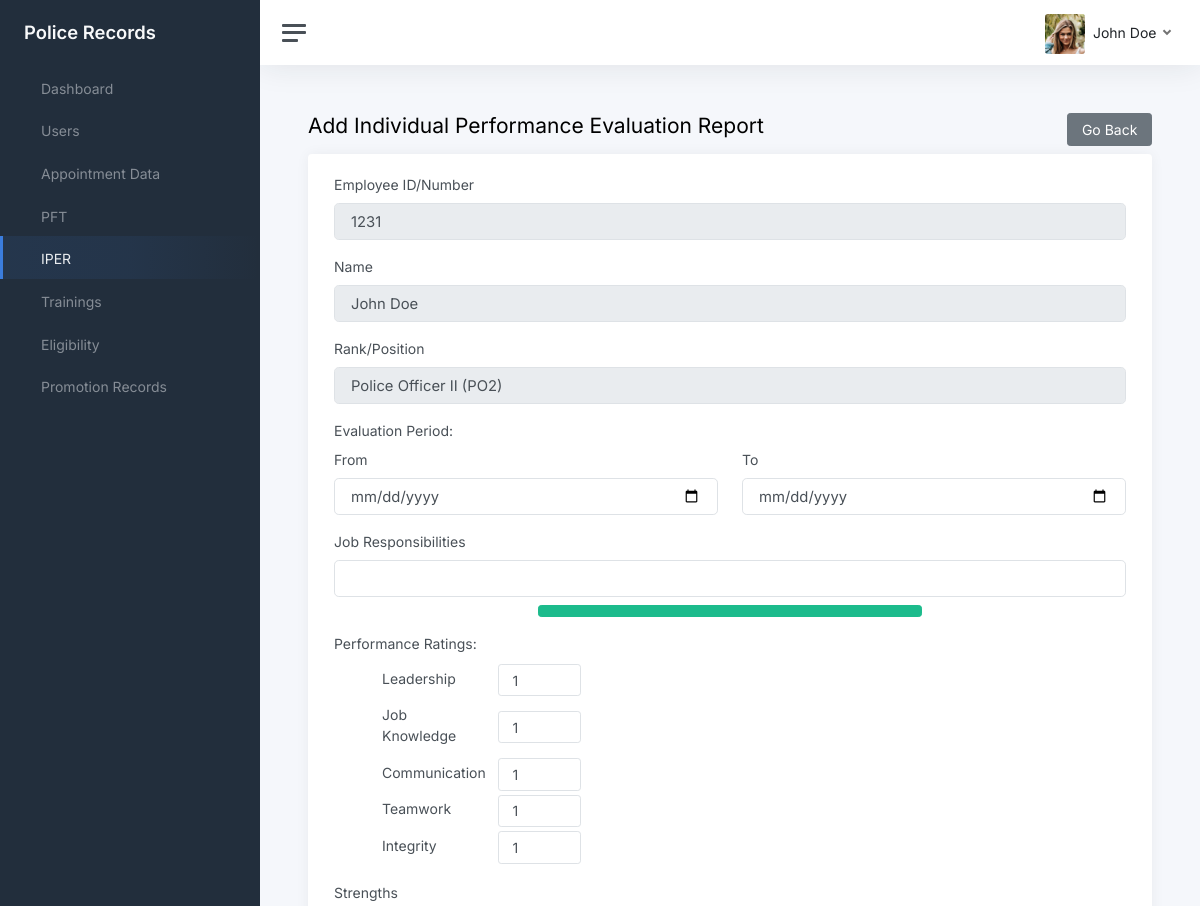
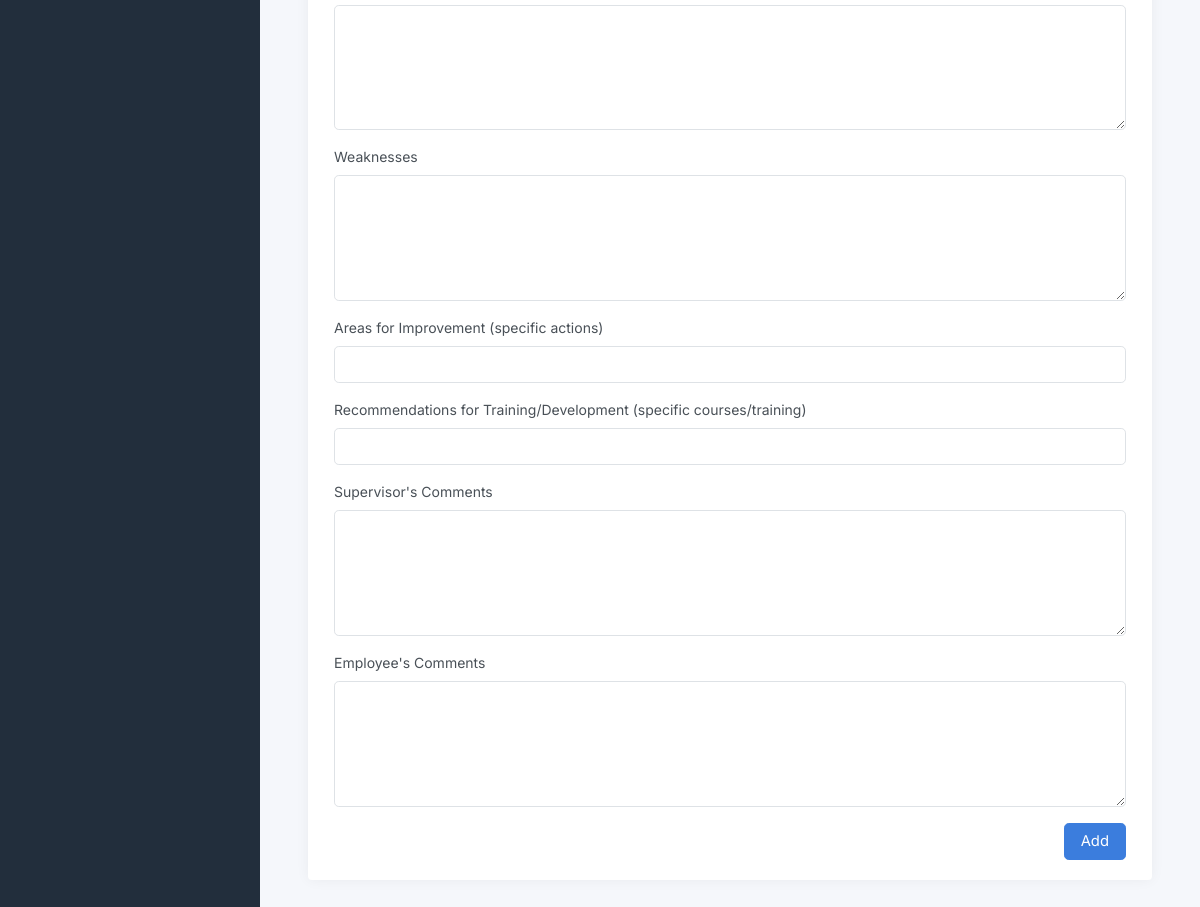
Screenshot of /police-records/views/add/iper?id=1 (signed in) with the database file from the repository (2 pictures, top to bottom).
### tables this page shows
CREATE TABLE `users` (
  `id` int(11) NOT NULL,
  `id_number` varchar(55) NOT NULL,
  `rank_position` text DEFAULT NULL,
  `first_name` varchar(255) NOT NULL,
  `middle_name` varchar(255) DEFAULT NULL,
  `last_name` varchar(255) NOT NULL,
  `address` varchar(255) DEFAULT NULL,
  `email` varchar(255) NOT NULL,
  `password` text DEFAULT NULL,
  `role` varchar(55) DEFAULT NULL,
  `avatar` varchar(255) DEFAULT NULL,
  `date_created` timestamp NOT NULL DEFAULT current_timestamp()
);

CREATE TABLE `promotions` (
  `id` int(11) NOT NULL,
  `user_id` int(11) DEFAULT NULL,
  `rank` text NOT NULL,
  `authority` text NOT NULL,
  `effective_date` date NOT NULL
);

### backend/nodes.php (called while the page is built, shortened)
<?php
require(__DIR__ . "/conn.php");
require(__DIR__ . "/Helpers.php");
$helpers = new Helpers($conn, $_SESSION);

### backend/Helpers.php (called while the page is built, shortened)
<?php
class Helpers
{
  private $conn;
  private $session;
  public function __construct($conn, $session)
  {
    $this->conn = $conn;
    $this->session = $session;
  }
  public function select_all_individual($table, $params)
  {
    $query = $this->conn->query("SELECT * FROM $table WHERE $params");
    return $query->num_rows > 0 ? $query->fetch_object() : null;
  }
  public function get_current_user()
  {
    $id = $this->session["id"];
    $query = $this->conn->query("SELECT * FROM users WHERE id='$id'");
    return $query->num_rows > 0 ? $query->fetch_object() : null;
  }
  public function get_user_by_id($user_id)
  {
    $query = $this->conn->query("SELECT * FROM users WHERE id='$user_id'");
    return $query->num_rows > 0 ? $query->fetch_object() : null;
  }
  public function get_full_name($user_id, $format = "")
  {
    $user = $this->get_user_by_id($user_id);
    $fullName = "";
    if (!isset($user->mname)) {
      $fullName = ucwords("$user->first_name $user->last_name");
    }
    return $fullName;
  }
  public function get_avatar_link($user_id)
  {
    $user = $this->get_user_by_id($user_id);
    if ($user->avatar) {
      return SERVER_NAME . "/uploads/avatars/$user->avatar";
    }
    return SERVER_NAME . "/custom-assets/images/default.png";
  }
}

### views/add/iper.php (the view, shortened to what this page needs)
<?php
require("../../backend/nodes.php");
$title = "Add Individual Performance Evaluation Report";
?>
<!DOCTYPE html>
<html lang="en">
<head>
  <?php require("../../views/components/head.php"); ?>
</head>
<body>
  <div class="wrapper">
    <?php require("../components/side-bar.php") ?>
    <div class="main">
      <?php require("../components/nav-bar.php") ?>
      <main class="content">
        <div class="container p-0">
          <div class="mb-3">
            <h1 class="h3 d-inline align-middle"><?= $title ?></h1>
            <button type="button" class="btn btn-secondary float-end" onclick="window.history.back()">
              Go Back
            </button>
          </div>
          <div class="card">
            <?php
            $userData = $helpers->select_all_individual("users", "id=$_GET[id]");
            $rank_position = $userData->rank_position;
            $promotionRec = $helpers->select_all_individual("promotions", "user_id=$userData->id ORDER BY id DESC LIMIT 1");
            if ($promotionRec) {
              $rank_position = $promotionRec->rank;
            }
            ?>
            <div class="card-body">
              <div class="container">
                <form id="form-add-iper" method="POST">
                  <div class="mb-3">
                    <label class="form-label">Employee ID/Number</label>
                    <input class="form-control form-control-lg" type="text" value="<?= $userData->id_number ?>" readonly />
                  </div>
                  <div class="mb-3">
                    <label class="form-label">Name</label>
                    <input class="form-control form-control-lg" type="text" value="<?= $helpers->get_full_name($userData->id) ?>" readonly />
                  </div>
                  <div class="mb-3">
                    <label class="form-label">Rank/Position</label>
                    <input class="form-control form-control-lg" type="text" value="<?= $rank_position ?>" readonly />
                  </div>
                  <div class="mb-3">
                    <label class="form-label">Evaluation Period:</label>
                    <div class="row">
                      <div class="col-md-6">
                        <label class="form-label">From</label>
                        <input class="form-control form-control-lg" type="date" name="start_date" required />
                      </div>
                      <div class="col-md-6">
                        <label class="form-label">To</label>
                        <input class="form-control form-control-lg" type="date" name="end_date" required />
                      </div>
                    </div>
                  </div>
                  <div class="mb-3">
                    <label class="form-label">Job Responsibilities</label>
                    <div class="row">
                      <div class="col-12">
                        <input class="form-control form-control-lg" type="text" name="job_responsibilities[]" required />
                      </div>
                    </div>
                    <div class="row justify-content-center">
                      <div class="col-6 mt-2">
                        <div class="d-grid gap-2">
                          <button type="button" class="btn btn-success" id="btnAddResponsibilities">
                          </button>
                        </div>
                      </div>
                    </div>
                  </div>
                  <div class="mb-3">
                    <label class="form-label">Performance Ratings:</label>
                    <div class="row px-lg-5">
                      <div class="col-md-12 row align-items-center">
                        <div class="col-2 mb-1">
                          <label for="meterRun" class="col-form-label">Leadership</label>
                        </div>
                        <div class="col-auto">
                          <input type="number" class="form-control" min="1" max="5" value="1" name="leadership" required>
                        </div>
                      </div>
                      <div class="col-md-12 row align-items-center">
                        <div class="col-2 mb-1">
                          <label for="sitUps" class="col-form-label">Job Knowledge</label>
                        </div>
                        <div class="col-auto">
                          <input type="number" class="form-control" min="1" max="5" value="1" name="job_knowledge" required>
                        </div>
                      </div>
                      <div class="col-md-12 row align-items-center">
                        <div class="col-2 mb-1">
                          <label for="pushUps" class="col-form-label">Communication</label>
                        </div>
                        <div class="col-auto">
                          <input type="number" class="form-control" min="1" max="5" value="1" name="communication" required>
                        </div>
                      </div>
                      <div class="col-md-12 row align-items-center">
                        <div class="col-2 mb-1">
                          <label for="swim" class="col-form-label">Teamwork</label>
                        </div>
                        <div class="col-auto">
                          <input type="number" class="form-control" min="1" max="5" value="1" name="teamwork" required>
                        </div>
                      </div>
                      <div class="col-md-12 row align-items-center">
                        <div class="col-2 mb-1">
                          <label for="swim" class="col-form-label">Integrity</label>
                        </div>
                        <div class="col-auto">
                          <input type="number" class="form-control" min="1" max="5" value="1" name="integrity" required>
                        </div>
                      </div>
                    </div>
                  </div>
                  <div class="mb-3">
                    <label class="form-label">Strengths</label>
                    <textarea class="form-control form-control-lg" rows="5" name="strength" required></textarea>
                  </div>
                  <div class="mb-3">
                    <label class="form-label">Weaknesses</label>
                    <textarea class="form-control form-control-lg" rows="5" name="weakness" required></textarea>
                  </div>
                  <div class="mb-3">
                    <label class="form-label">Areas for Improvement (specific actions)</label>
                    <input class="form-control form-control-lg" type="text" name="areas_of_improvement" required />
                  </div>
                  <div class="mb-3">
                    <label class="form-label">Recommendations for Training/Development (specific courses/training)</label>
                    <input class="form-control form-control-lg" type="text" name="recommendations" required />
                  </div>
                  <div class="mb-3">
                    <label class="form-label">Supervisor's Comments</label>
                    <textarea class="form-control form-control-lg" rows="5" name="s_comment" required></textarea>
                  </div>
                  <div class="mb-3">
                    <label class="form-label">Employee's Comments</label>
                    <textarea class="form-control form-control-lg" rows="5" name="e_comment" required></textarea>
                  </div>
                  <div class="text-end mt-3">
                    <button type="submit" class="btn btn-lg btn-primary">
                      Add
                    </button>
                  </div>
                </form>
              </div>
            </div>
          </div>
        </div>
      </main>
    </div>
  </div>
</body>
</html>

### views/components/nav-bar.php (shortened to what this page needs)
<nav class="navbar navbar-expand navbar-light navbar-bg">
  <a class="sidebar-toggle js-sidebar-toggle">
    <i class="hamburger align-self-center"></i>
  </a>
  <div class="navbar-collapse collapse">
    <ul class="navbar-nav navbar-align">
      <li class="nav-item dropdown">
        <a class="nav-link dropdown-toggle d-none d-sm-inline-block" href="#" data-bs-toggle="dropdown">
          <img src="<?= $helpers->get_avatar_link($USER->id) ?>" class=" avatar img-fluid rounded me-1" />
          <span class="text-dark">
            <?= $helpers->get_full_name($USER->id) ?>
          </span>
        </a>
      </li>
    </ul>
  </div>
</nav>

### custom-assets/css/custom.css (style rules this page uses)
body { padding: 0 !important; }
img { object-fit: cover; }

### rows the page displays
users: id+avatar (picture), $helpers->get_full_name($USER->id) "John Doe", id_number "1231", id+first_name+last_name "John Doe"
promotions: rank "Police Officer II (PO2)"

### other values shown
$menu->title "Dashboard"
$menu->title "Users"
$menu->title "Appointment Data"
$menu->title "PFT"
$menu->title "IPER"
$menu->title "Trainings"
$menu->title "Eligibility"
$menu->title "Promotion Records"
$title "Add Individual Performance Evaluation Report"
